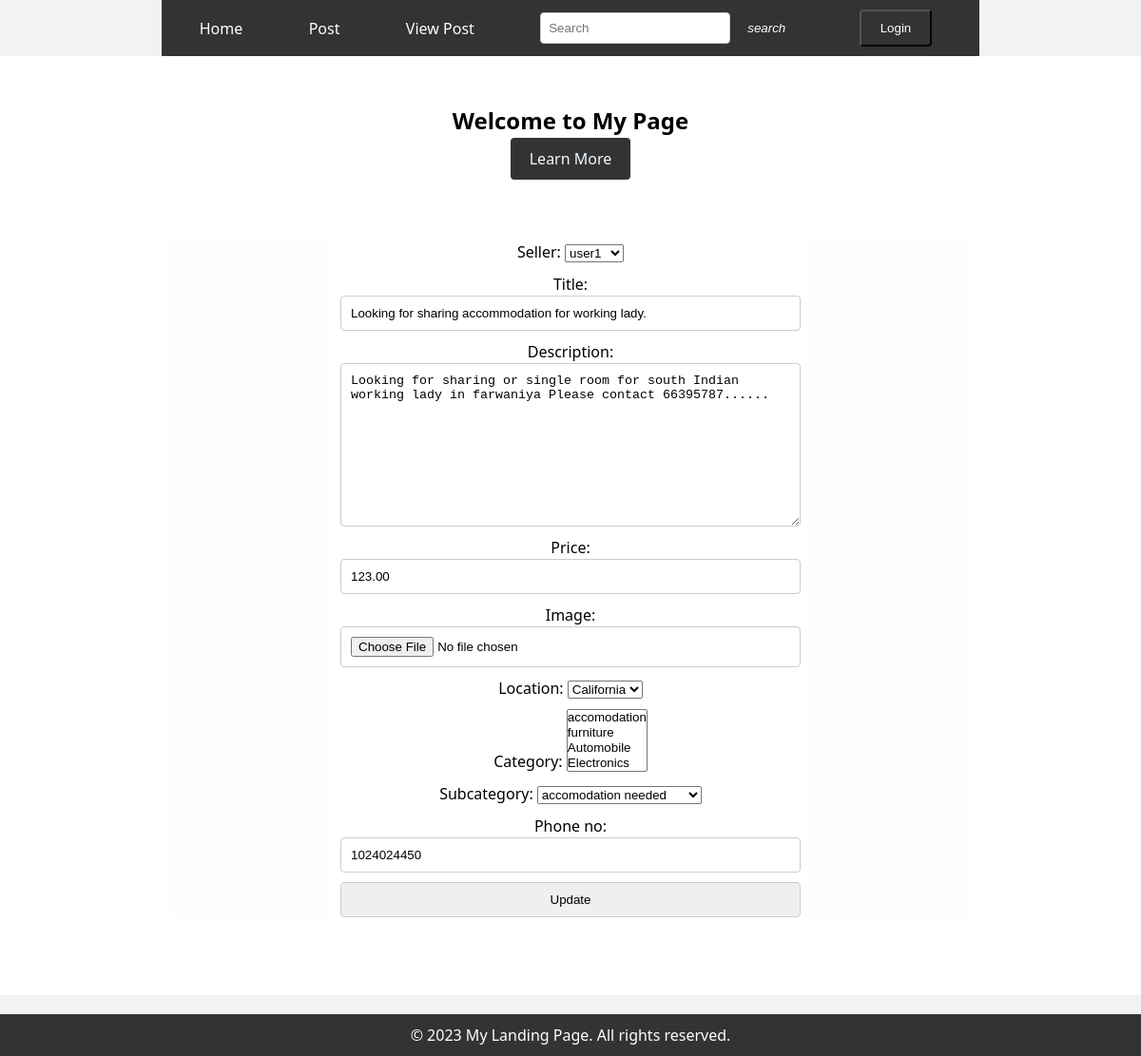
Page /my-classifields/update/1/ on the committed database.
### login/models.py (models this page shows, shortened)
class Classifields(models.Model):
    seller = models.ForeignKey(User, on_delete=models.CASCADE,null=True,blank=True)
    title = models.CharField(max_length=100)
    description = models.TextField()
    price = models.DecimalField(max_digits=10, decimal_places=2,blank=True,null=True)
    image = models.ImageField(blank=True,null=True)
    posted_date = models.DateTimeField(auto_now_add=True)
    updated_date = models.DateTimeField(auto_now=True)
    location = models.ForeignKey(Location,on_delete=models.CASCADE,null=True,blank=True)
    category = models.ManyToManyField(Category,blank=True)
    subcategory = models.ForeignKey(Subcategory,on_delete=models.CASCADE,null=True,blank=True)
    phone_no = models.CharField(max_length=20,null=True)

### login/views.py (the view)
# urls.py: path('my-classifields/update/<int:pk>/',views.ClassifieldUpdateView.as_view(),name = 'update-classified')
class ClassifieldUpdateView(UpdateView):
     model = Classifields
     fields = "__all__"
     template_name_suffix = '_update_form'
     success_url = reverse_lazy('my_classifields')
     fields_excluding = ['seller']

### login/models.py (called while the page is built)
    def __str__(self):
        return self.name

    def __str__(self):
        return self.name

    def __str__(self):
        return self.name

### login/templates/login/classifields_update_form.html (shortened to what this page needs)
{% extends 'login/index.html' %}
{% load fontawesome_6 %}
{% block posts %}
<form method="post">
    {{ form.as_p }}
    <input type="submit" value="Update">
</form>
{% endblock  %}

### login/templates/login/base.html (style rules this page uses)
* { margin: 0; padding: 0; }
body { background-color: #f2f2f2; font-family: system-ui, -apple-system, BlinkMacSystemFont, 'Segoe UI', Roboto, Oxygen, Ubuntu, Cantarell, 'Open Sans', 'Helvetica Neue', sans-serif; font-size: 1rem; line-height: 1.5; color:#212529; }
section p { font-size: 16px; line-height: 1.5; }
form { display: grid; grid-template-columns: 1fr; gap: 10px; }
input, textarea { width: 100%; padding: 10px; border-radius: 4px; border: 1px solid #ccc; }

### rows in the picture
Classifields: seller "user1", title "Looking for sharing accommodation for working lady.", description "Looking for sharing or single room for south Indian working lady in farwaniya Please contact 66395787......", price "123.00", location "California", subcategory "accomodation needed", phone_no "1024024450"
